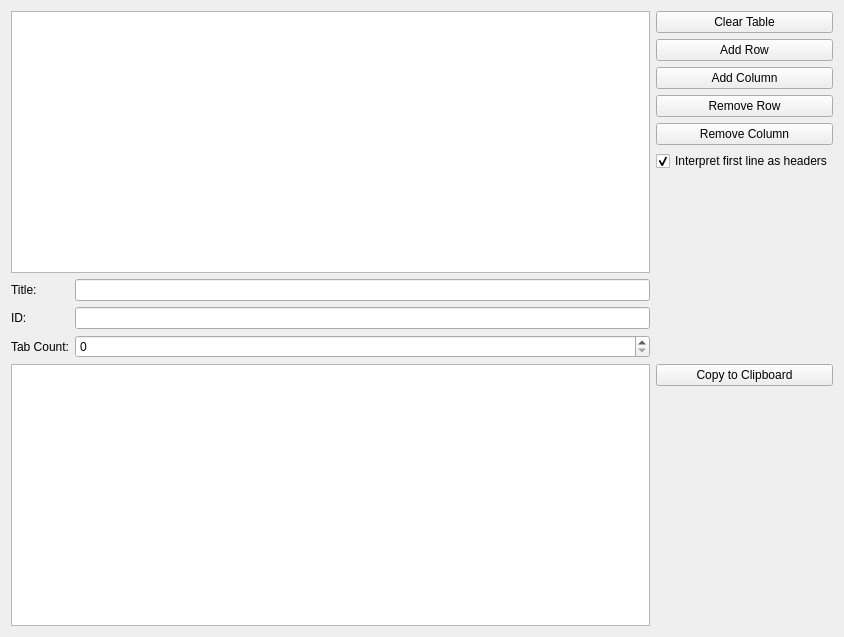
<?xml version="1.0" encoding="UTF-8"?>
<ui version="4.0">
 <class>HtmlTableGenerator</class>
 <widget class="QWidget" name="HtmlTableGenerator">
  <property name="geometry">
   <rect>
    <x>0</x>
    <y>0</y>
    <width>844</width>
    <height>637</height>
   </rect>
  </property>
  <property name="windowTitle">
   <string>Form</string>
  </property>
  <layout class="QGridLayout" name="gridLayout">
   <item row="0" column="0">
    <widget class="QTableWidget" name="tableWidget"/>
   </item>
   <item row="0" column="1">
    <layout class="QVBoxLayout" name="verticalLayout">
     <item>
      <widget class="QPushButton" name="pushButtonClearTable">
       <property name="text">
        <string>Clear Table</string>
       </property>
      </widget>
     </item>
     <item>
      <widget class="QPushButton" name="pushButtonAddRow">
       <property name="text">
        <string>Add Row</string>
       </property>
      </widget>
     </item>
     <item>
      <widget class="QPushButton" name="pushButtonAddColumn">
       <property name="text">
        <string>Add Column</string>
       </property>
      </widget>
     </item>
     <item>
      <widget class="QPushButton" name="pushButtonRemoveRow">
       <property name="text">
        <string>Remove Row</string>
       </property>
      </widget>
     </item>
     <item>
      <widget class="QPushButton" name="pushButtonRemoveColumn">
       <property name="text">
        <string>Remove Column</string>
       </property>
      </widget>
     </item>
     <item>
      <widget class="QCheckBox" name="checkBox">
       <property name="text">
        <string>Interpret first line as headers</string>
       </property>
       <property name="checked">
        <bool>true</bool>
       </property>
      </widget>
     </item>
     <item>
      <spacer name="verticalSpacer">
       <property name="orientation">
        <enum>Qt::Vertical</enum>
       </property>
       <property name="sizeHint" stdset="0">
        <size>
         <width>20</width>
         <height>40</height>
        </size>
       </property>
      </spacer>
     </item>
    </layout>
   </item>
   <item row="1" column="0">
    <layout class="QGridLayout" name="gridLayout_2">
     <item row="1" column="0">
      <widget class="QLabel" name="label_2">
       <property name="text">
        <string>ID:</string>
       </property>
      </widget>
     </item>
     <item row="0" column="2">
      <widget class="QLineEdit" name="lineEditTitle"/>
     </item>
     <item row="0" column="0">
      <widget class="QLabel" name="label">
       <property name="text">
        <string>Title:</string>
       </property>
      </widget>
     </item>
     <item row="1" column="2">
      <widget class="QLineEdit" name="lineEditId"/>
     </item>
     <item row="2" column="0">
      <widget class="QLabel" name="label_3">
       <property name="text">
        <string>Tab Count:</string>
       </property>
      </widget>
     </item>
     <item row="2" column="2">
      <widget class="QSpinBox" name="spinBoxTabCount"/>
     </item>
    </layout>
   </item>
   <item row="2" column="0">
    <widget class="QPlainTextEdit" name="plainTextEdit">
     <property name="readOnly">
      <bool>true</bool>
     </property>
    </widget>
   </item>
   <item row="2" column="1">
    <layout class="QVBoxLayout" name="verticalLayout_2">
     <item>
      <widget class="QPushButton" name="pushButtonCopyToClipboard">
       <property name="text">
        <string>Copy to Clipboard</string>
       </property>
      </widget>
     </item>
     <item>
      <spacer name="verticalSpacer_2">
       <property name="orientation">
        <enum>Qt::Vertical</enum>
       </property>
       <property name="sizeHint" stdset="0">
        <size>
         <width>20</width>
         <height>40</height>
        </size>
       </property>
      </spacer>
     </item>
    </layout>
   </item>
  </layout>
  <zorder>layoutWidget</zorder>
  <zorder>tableWidget</zorder>
  <zorder>plainTextEdit</zorder>
  <zorder>layoutWidget_2</zorder>
  <zorder>layoutWidget_3</zorder>
  <zorder>pushButtonCopyToClipboard</zorder>
 </widget>
 <resources/>
 <connections/>
</ui>
